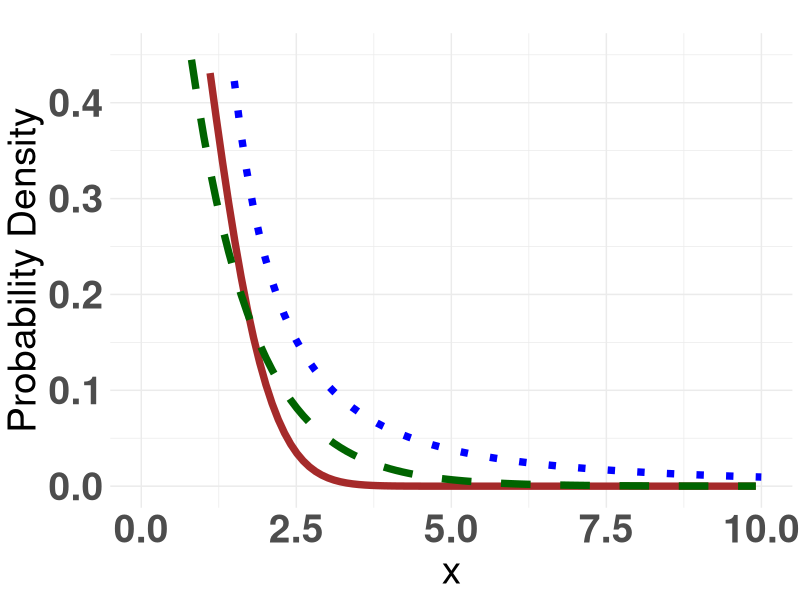
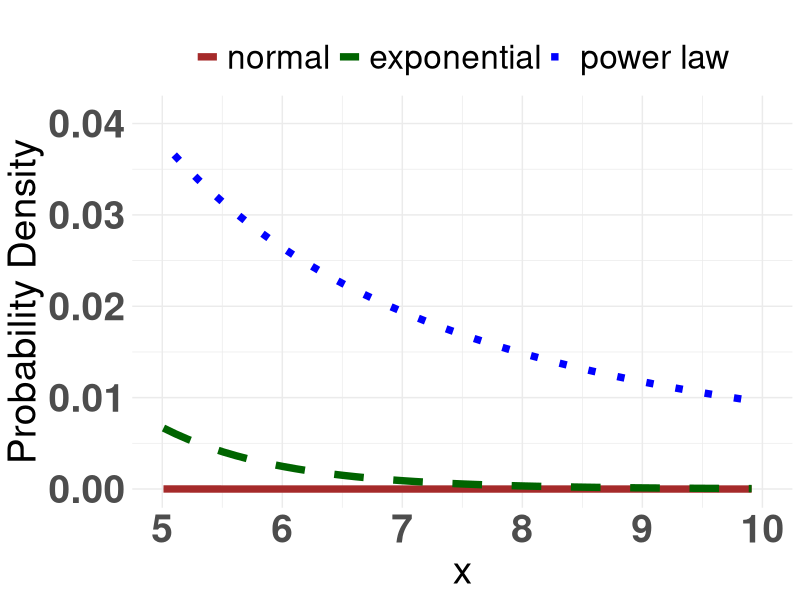
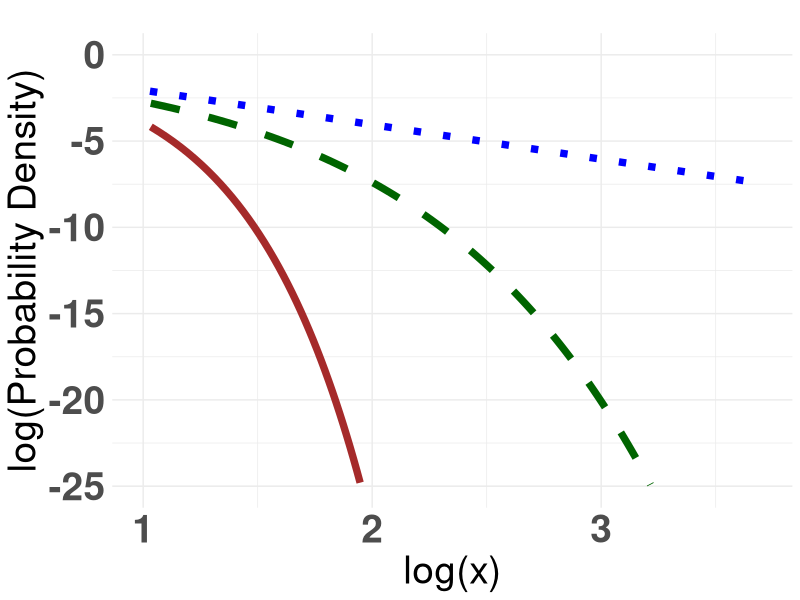

Generate these figures, in order, with R:
#Code for Figure 2b
#Written by Utsav Biswas. Final edit in May 2025.

###############################################################################
library(ggplot2)
#----
#Generating x values for the normal distribution
x_normal <- seq(0.01, 10000, length.out = 100000)
y_norm <- dnorm(x_normal, mean = 0, sd = 1)
y_normal <- 2*y_norm #Since we are going to plot only for +x values, for normal distribution, 
#the y values need to be multiplied by 2, so that the net probability remains same.
x_normal_log <-log(x_normal[1:380])
y_normal_log <-log(y_normal[1:380])

#----
#Generating x values for the exponential distribution
x_exponential <- seq(0.01, 10000, length.out = 100000)
lambda <- 1
y_exponential <- dexp(x_exponential, rate = lambda)
x_exponential_log <-log(x_exponential[1:380])
y_exponential_log <-log(y_exponential[1:380])

#----
#Generating x values for the power law distribution
xmin <- 1
x_max <- 10000
alpha <- 2
x_powerlaw <- seq(xmin, x_max, length.out = 100000)
y_powerlaw <- (alpha - 1) / xmin * (x_powerlaw / xmin)^(-alpha)
#Normalizing the power-law density values
y_powerlaw <- y_powerlaw / sum(y_powerlaw * diff(x_powerlaw)[1])

x_powerlaw_log <-log(x_powerlaw[1:380])
y_powerlaw_log <-log(y_powerlaw[1:380])
 
#----
#Creating data frames for all distributions
data_normal <- data.frame(x = x_normal, y = y_normal, Distribution = "normal")
data_exponential <- data.frame(x = x_exponential, y = y_exponential, Distribution = "exponential")
data_powerlaw <- data.frame(x = x_powerlaw, y = y_powerlaw, Distribution = "power law")

#Creating data frames for all distributions (for log values)
data_normal_log <- data.frame(x = x_normal_log, y = y_normal_log, Distribution = "normal")
data_exponential_log <- data.frame(x = x_exponential_log, y = y_exponential_log, Distribution = "exponential")
data_powerlaw_log <- data.frame(x = x_powerlaw_log, y = y_powerlaw_log, Distribution = "power law")

#---- 
#Combining the data frames
data <- rbind(data_normal, data_exponential, data_powerlaw)

#Combining the data frames (for log values)
data_log <- rbind(data_normal_log, data_exponential_log, data_powerlaw_log)

#----
#Setting the levels of the Distribution factor to ensure correct legend order
data$Distribution <- factor(data$Distribution, levels = c("normal", "exponential", "power law"))

#Setting the levels of the Distribution factor to ensure correct legend order (for log values)
data_log$Distribution <- factor(data_log$Distribution, levels = c("normal", "exponential", "power law"))

###############################################################################
#Plotting using ggplot2 [Figure 2b.1]
ggplot(data, aes(x = x, y = y, color = Distribution, linetype = Distribution)) +
  geom_line(size = 2.5) +
  scale_color_manual(values = c("normal" = "brown",
                                "exponential" = "darkgreen",
                                "power law" = "blue")) +
  scale_linetype_manual(values = c("normal" = "solid", 
                                   "exponential" = "dashed", 
                                   "power law" = "dotted")) +  # Custom line types
  labs(x = "x", y = "Probability Density", title = "") +
  theme_minimal() +
  xlim(0, 10) +
  ylim(0, 0.45) +
  theme(legend.position = "none",  # Remove legend
        axis.text = element_text(face = "bold", size = 28),
        axis.title = element_text(size = 28))

###############################################################################
#Plotting using ggplot2  [Figure 2b.2]
ggplot(data, aes(x = x, y = y, color = Distribution, linetype = Distribution)) +
  geom_line(size = 2.5) +
  scale_color_manual(values = c("normal" = "brown",
                                "exponential" = "darkgreen",
                                "power law" = "blue")) +
  scale_linetype_manual(values = c("normal" = "solid", 
                                   "exponential" = "dashed", 
                                   "power law" = "dotted")) +  # Custom line types
  labs(x = "x", y = "Probability Density", title = "") +
  theme_minimal() +
  xlim(5, 10) + 
  ylim(0, 0.041) +
  theme(legend.position = "top",
        axis.text = element_text(face = "bold", size = 28),  
        axis.title = element_text(size = 28),  
        legend.text = element_text(size = 24)) +  # Adjust legend text size
  guides(color = guide_legend(title = NULL),  # Remove color legend title
         linetype = guide_legend(title = NULL))  # Remove linetype legend title

###############################################################################
#Plotting using ggplot2 [Figure 2b.3] [log-log plot] [log gives natural log]
#Plotting the first 100 values only

ggplot(data_log, aes(x = x, y = y, color = Distribution, linetype = Distribution)) +
  geom_line(size = 2.5) +
  scale_color_manual(values = c("normal" = "brown",
                                "exponential" = "darkgreen",
                                "power law" = "blue")) +
  scale_linetype_manual(values = c("normal" = "solid", 
                                   "exponential" = "dashed", 
                                   "power law" = "dotted")) +  # Custom line types
  labs(x = "log(x)", y = "log(Probability Density)", title = "") +
  theme_minimal() +
  xlim(1, 3.7) + 
  ylim(-25, 0) +
  theme(legend.position = "none",  # Remove legend
        axis.text = element_text(face = "bold", size = 28),
        axis.title = element_text(size = 28))
